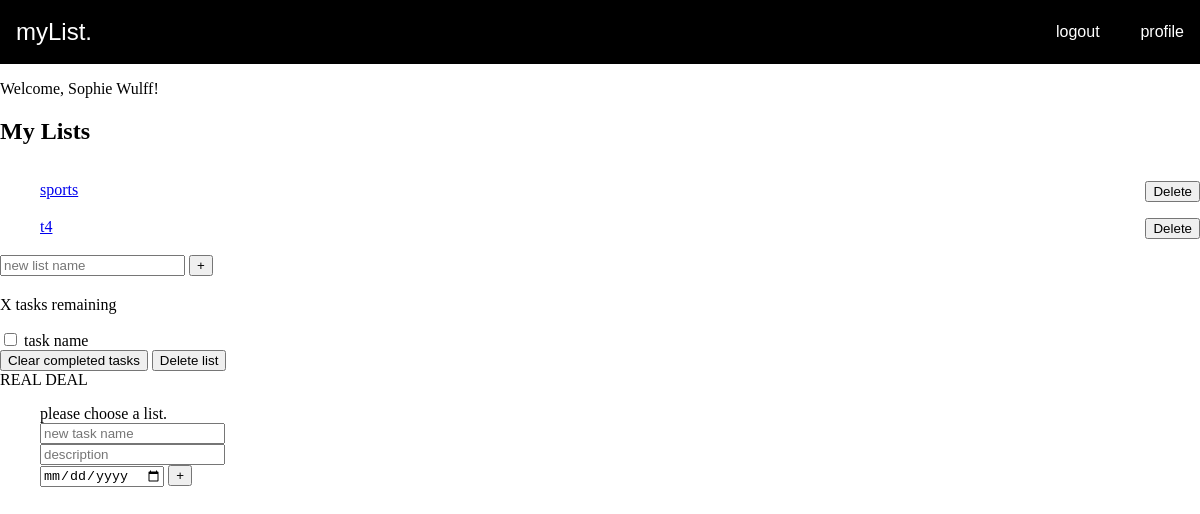
The page /loggedin.php (signed in) on the database as committed earlier.
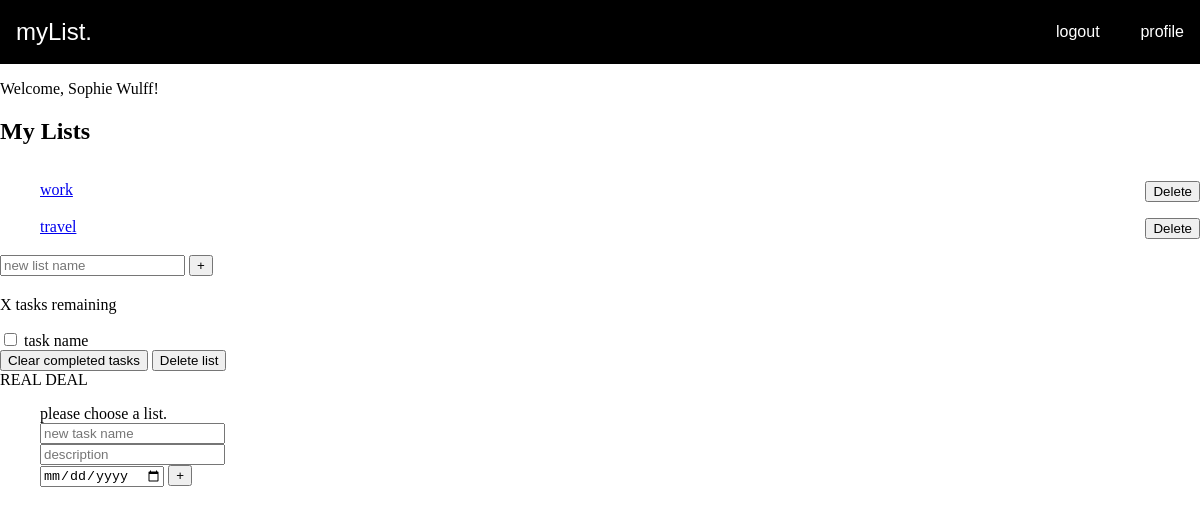
The same page on the database as committed later.
### tables this page shows
CREATE TABLE lists (
id INTEGER PRIMARY KEY AUTOINCREMENT,
title VARCHAR,
created_at DATETIME DEFAULT CURRENT_TIMESTAMP,
user_id INTEGER,
FOREIGN KEY(user_id) REFERENCES users(id)
);

### app/functions.php (called while the page is built, shortened)
<?php
function get_lists(object $database)
{
    $user_id = $_SESSION['user']['id'];
    $statement = $database->prepare("SELECT * FROM lists WHERE user_id = :id");
    $statement->bindParam(':id', $user_id, PDO::PARAM_INT);
    $statement->execute();
    $lists = $statement->fetchAll(PDO::FETCH_ASSOC);
    return $lists;
}

### loggedin.php (the view, shortened to what this page needs)
<?php
require __DIR__ . '/app/autoload.php';
require __DIR__ . '/views/header.php';
?>
<?php if (isset($_SESSION['user'])) : ?>
    <p>Welcome, <?= $_SESSION['user']['name']; ?>!</p>
<?php
endif; ?>
<h2 class="list-title">My Lists</h2>
<ul>
    <?php
    $lists = get_lists($database);
    foreach ($lists as $list) : ?>
        <?php
        $title = $list['title'];
        $id = $list['id'];
        ?>
        <li>
            <a href="loggedin.php?id=<?= $id; ?>&title=<?= $title; ?>"><?php echo $title; ?></a>
            <form action="/app/lists/delete.php" method="post">
                <button name="delete-list" type="submit" value="<?= $id ?>">Delete</button>
            </form>
        </li>
    <?php endforeach ?>
</ul>
<form action="/app/lists/create.php" method="post">
    <input id="title" name="title" type="text" class="new-list" placeholder="new list name" aria-label="new list name" />
    <button class="create-list">+</button>
</form>
<div class="todo-list">
    <div class="todo-header">
        <p class="task-count">X tasks remaining</p>
    </div>
    <div class="todo-body">
        <div class="tasks">
            <div class="task">
                <input type="checkbox" id="PLOCKA FRÅN DATABAS KANSKE" name="task" />
                <label for="task">
                    task name
                </label>
            </div>
            <div class="delete-stuff">
                <button class="delete MARKED">Clear completed tasks</button>
                <button class="delete HELA SKITEN">Delete list</button>
            </div>
        </div>
    </div>
    <div>REAL DEAL</div>
    <ul>
        <?php
        if (isset($_GET['id'])) :
            $tasks = get_tasks($database);
            foreach ($tasks as $task) :
                if ($task['list_id'] = $_GET['id']) : ?>
                    <li>
                        <?php echo $task['list_id']; ?>
                        <form action="/app/tasks/create.php" method="post">
                            <input type="checkbox" id="list-checkbox" name="list-checkbox">
                            <label for="list-checkbox"><?= $task['title'] ?></label>
                        </form>
                        <form action="/app/tasks/delete.php" method="post">
                            <button name="delete-task" type="submit" value="<?= $taskId ?>">Delete</button>
                        </form>
                    </li>
                <?php endif; ?>
            <?php endforeach ?>
    </ul>
<?php else :
            echo 'please choose a list.'
?>
<?php endif; ?>
<form action="/app/tasks/create.php?id=<?= $_GET['id'] ?>" method="post">
    <div>
        <input id="title" name="title" type="text" class="new-task" placeholder="new task name" />
    </div>
    <div>
        <input id="title" name="title" type="text" class="new-task" placeholder="description" />
    </div>
    <div>
        <input id="date" name="date" type="date" class="new-task" placeholder="due date" />
        <button class="create" aria-label="create new task">+</button>
    </div>
</form>

### views/header.php (shortened to what this page needs)
<!DOCTYPE html>
<html lang="en">
<head>
    <link rel="stylesheet" href="assets/styles/style.css">
    <link rel="stylesheet" href="assets/styles/header.css">
    <link rel="stylesheet" href="assets/styles/footer.css">
    <link rel="stylesheet" href="assets/styles/signup.css">
    <link rel="stylesheet" href="assets/styles/profile.css">
</head>
<body>
    <header>
        <?php if (isset($_SESSION['user'])) { ?>
            <div class="logo"><a href="/">myList.</a></div>
            <div class="nav-buttons">
                <a href="/app/users/logout.php">logout</a>
                <a href="profile.php">profile</a>
            </div>
        <?php } ?>
    </header>

### assets/styles/style.css (style rules this page uses)
* { box-sizing: border-box; }
body { margin: 0; padding: 0; }

### assets/styles/header.css (style rules this page uses)
header { display: flex; justify-content: space-between; align-items: center; padding-right: 1rem; padding-left: 1rem; }
header { background-color: black; height: 4rem; font-family: sans-serif; }
.nav-buttons { width: 8rem; display: flex; justify-content: space-between; }
.logo { font-size: 24px; }
header a { text-decoration: none; color: white; }

### assets/styles/profile.css (style rules this page uses)
li { display: flex; justify-content: space-between; padding-top: 1rem; }

Rows that differ between the two databases and show on the page:
removed lists: title "sports", $id 20 (drawn)
removed lists: title "t4", $id 21 (drawn)
added lists: title "work", $id 24 (drawn)
added lists: title "travel", $id 25 (drawn)
